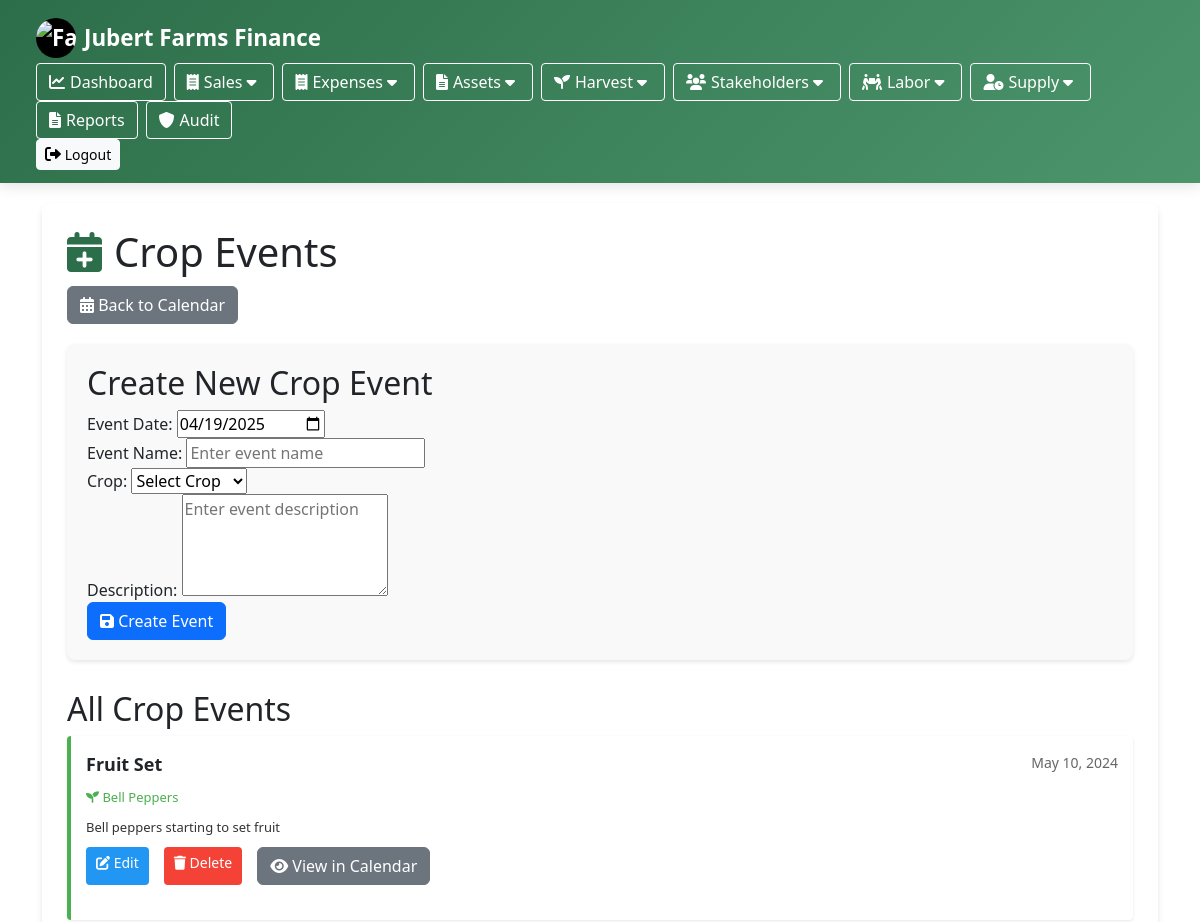
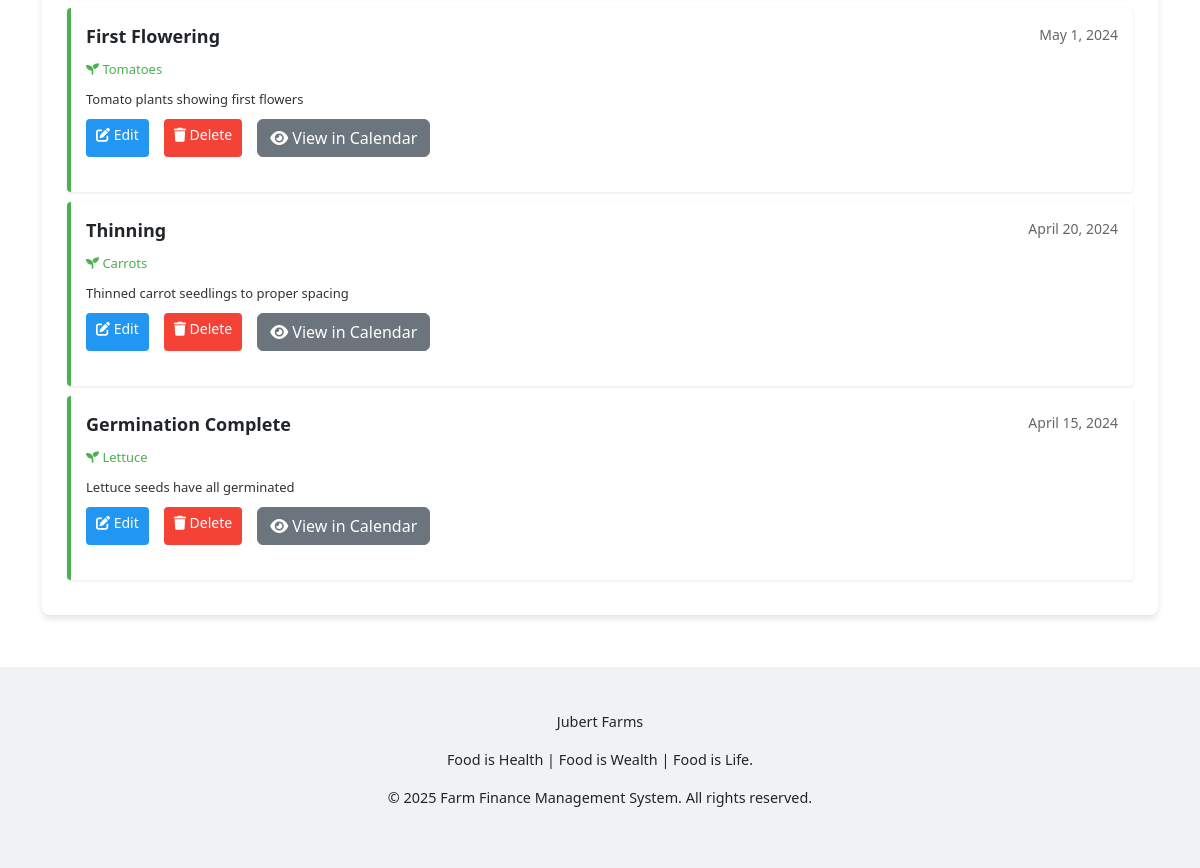
Screenshot of /crop_events.php (signed in) with the database file from the repository (2 pictures, top to bottom).
### tables this page shows
CREATE TABLE crop_events (
    event_id INT AUTO_INCREMENT PRIMARY KEY,
    event_date DATE NOT NULL,
    event_name VARCHAR(255) NOT NULL,
    crop_id INT NOT NULL,
    description TEXT,
    FOREIGN KEY (crop_id) REFERENCES crops(crop_id) ON DELETE CASCADE
);

CREATE TABLE IF NOT EXISTS crops (
    crop_id INT AUTO_INCREMENT PRIMARY KEY,
    crop_name VARCHAR(100) NOT NULL,
    category_id INT,
    image_path VARCHAR(255),
    description TEXT,
    soil_requirements TEXT,
    watering_needs TEXT,
    sunlight_requirements VARCHAR(100),
    days_to_maturity VARCHAR(50),
    spacing_requirements VARCHAR(100),
    common_issues TEXT,
    notes TEXT,
    is_active BOOLEAN DEFAULT TRUE,
    created_at TIMESTAMP DEFAULT CURRENT_TIMESTAMP,
    updated_at TIMESTAMP DEFAULT CURRENT_TIMESTAMP ON UPDATE CURRENT_TIMESTAMP,
    FOREIGN KEY (category_id) REFERENCES crop_categories(category_id) ON DELETE SET NULL
);

### crop_events.php (the view, shortened to what this page needs)
<?php
include 'crop/calendar_functions.php';
$event_id = $event_date = $event_name = $crop_id = $description = '';
$events = [];
$sql = "SELECT e.*, c.crop_name FROM crop_events e
        INNER JOIN crops c ON e.crop_id = c.crop_id
        ORDER BY e.event_date DESC";
$result = $conn->query($sql);
if ($result && $result->num_rows > 0) {
    while ($row = $result->fetch_assoc()) {
        $events[] = $row;
    }
}
?>
<!DOCTYPE html>
<html lang="en">
<head>
    <link rel="stylesheet" href="assets/css/styles.css">
    <link rel="stylesheet" href="https://cdnjs.cloudflare.com/ajax/libs/font-awesome/5.15.4/css/all.min.css">
</head>
<body>
    <?php require_once 'views/header.php'; ?>
    <div class="container">
        <div class="content">
            <h1><i class="fas fa-calendar-plus"></i> Crop Events</h1>
            <div class="action-buttons">
                <a href="farm_calendar.php" class="btn btn-secondary"><i class="fas fa-calendar-alt"></i> Back to Calendar</a>
            </div>
            <div class="form-container">
                <h2><?php echo empty($event_id) ? 'Create New Crop Event' : 'Edit Crop Event'; ?></h2>
                <form method="post" action="crop_events.php">
                    <div class="form-group">
                        <label for="event_date">Event Date:</label>
                        <input type="date" id="event_date" name="event_date" value="<?php echo htmlspecialchars($event_date); ?>" required>
                    </div>
                    <div class="form-group">
                        <label for="event_name">Event Name:</label>
                        <input type="text" id="event_name" name="event_name" value="<?php echo htmlspecialchars($event_name); ?>" placeholder="Enter event name" required>
                    </div>
                    <div class="form-group">
                        <label for="crop_id">Crop:</label>
                        <select id="crop_id" name="crop_id" required>
                            <option value="">Select Crop</option>
                        </select>
                    </div>
                    <div class="form-group">
                        <label for="description">Description:</label>
                        <textarea id="description" name="description" rows="4" placeholder="Enter event description"><?php echo htmlspecialchars($description); ?></textarea>
                    </div>
                    <div class="form-group">
                        <button type="submit" class="btn btn-primary">
                            <i class="fas fa-save"></i> <?php echo empty($event_id) ? 'Create Event' : 'Update Event'; ?>
                        </button>
                    </div>
                </form>
            </div>
            <div class="events-list">
                <h2>All Crop Events</h2>
                <?php if (empty($events)): ?>
                    <p>No crop events found.</p>
                <?php else: ?>
                    <?php foreach ($events as $event): ?>
                        <div class="event-item">
                            <div class="event-header">
                                <div class="event-name"><?php echo htmlspecialchars($event['event_name']); ?></div>
                                <div class="event-date"><?php echo date('F j, Y', strtotime($event['event_date'])); ?></div>
                            </div>
                            <div class="event-crop">
                                <i class="fas fa-seedling"></i> <?php echo htmlspecialchars($event['crop_name']); ?>
                            </div>
                            <?php if (!empty($event['description'])): ?>
                                <div class="event-description"><?php echo htmlspecialchars($event['description']); ?></div>
                            <?php endif; ?>
                            <div class="action-buttons">
                                <a href="crop_events.php?edit=<?php echo $event['event_id']; ?>" class="btn-edit">
                                    <i class="fas fa-edit"></i> Edit
                                </a>
                                <a href="crop_events.php?delete=<?php echo $event['event_id']; ?>" class="btn-delete" onclick="return confirm('Are you sure you want to delete this event?')">
                                    <i class="fas fa-trash"></i> Delete
                                </a>
                                <a href="farm_calendar.php?view=day&year=<?php echo date('Y', strtotime($event['event_date'])); ?>&month=<?php echo date('m', strtotime($event['event_date'])); ?>&day=<?php echo date('d', strtotime($event['event_date'])); ?>" class="btn btn-secondary">
                                    <i class="fas fa-eye"></i> View in Calendar
                                </a>
                            </div>
                        </div>
                    <?php endforeach; ?>
                <?php endif; ?>
            </div>
        </div>
    </div>
    <?php require_once 'views/footer.php'; ?>
</body>
</html>

### assets/css/styles.css (style rules this page uses)
:root { --primary-color: #4CAF50; --primary-light: #83c686; --primary-dark: #3b8e3f; --secondary-color: #2196F3; --accent-color: #ff9800; --danger-color: #f44336; --success-color: #4CAF50; --warning-color: #ff9800; --text-color: #333; --text-light: #666; --background-light: #f8f9fa; --border-color: #e0e0e0; --shadow: 0 4px 6px rgba(0,0,0,0.1); --transition: all 0.3s ease; --border-radius: 8px; }
body { font-family: 'Segoe UI', Roboto, 'Helvetica Neue', Arial, sans-serif; color: var(--text-color); background-color: #f5f7f9; margin: 0; padding: 0; line-height: 1.6; }
.container { max-width: 1400px; margin: 0 auto; padding: 20px; }
.content { background-color: white; border-radius: var(--border-radius); box-shadow: var(--shadow); padding: 25px; }
h1 { color: var(--primary-dark); margin-bottom: 24px; font-weight: 600; display: flex; align-items: center; gap: 12px; }
h1 i { color: var(--primary-color); }
h2, h3, h4 { color: var(--primary-dark); font-weight: 500; }
.btn { border-radius: var(--border-radius); padding: 10px 16px; font-weight: 500; text-decoration: none; display: inline-flex; align-items: center; gap: 8px; transition: var(--transition); border: none; cursor: pointer; font-size: 14px; }
.btn i { font-size: 16px; }
.btn-primary { background-color: var(--primary-color); color: white; }
.btn-secondary { background-color: #eaeaea; color: var(--text-color); }
.action-buttons { display: flex; gap: 10px; margin-bottom: 20px; flex-wrap: wrap; }
.event-item { margin-bottom: 6px; padding: 6px 8px; border-radius: 4px; font-size: 13px; white-space: nowrap; overflow: hidden; text-overflow: ellipsis; cursor: pointer; transition: var(--transition); box-shadow: 0 1px 2px rgba(0,0,0,0.05); }
.event-date { font-size: 12px; color: var(--text-light); margin-bottom: 4px; }

### crop_events.php (style rules this page uses)
.form-container { background-color: #f9f9f9; border-radius: 8px; padding: 20px; margin-bottom: 20px; box-shadow: 0 2px 4px rgba(0, 0, 0, 0.1); }
.events-list { margin-top: 30px; }
.event-item { background-color: #fff; border-left: 4px solid #4CAF50; padding: 15px; margin-bottom: 10px; border-radius: 4px; box-shadow: 0 1px 3px rgba(0, 0, 0, 0.1); }
.event-header { display: flex; justify-content: space-between; align-items: center; margin-bottom: 10px; }
.event-name { font-weight: bold; font-size: 18px; }
.event-date { color: #666; font-size: 14px; }
.event-crop { color: #4CAF50; margin-bottom: 10px; }
.event-description { color: #333; line-height: 1.5; }
.action-buttons { margin-top: 10px; }
.btn-edit, .btn-delete { padding: 5px 10px; margin-right: 5px; border-radius: 4px; text-decoration: none; font-size: 14px; }
.btn-edit { background-color: #2196F3; color: white; }
.btn-delete { background-color: #f44336; color: white; }

### views/header.php (style rules this page uses)
:root { --primary-color: #2c6e49; --secondary-color: #4c956c; --accent-color: #fefee3; --light-color: #f0f3f5; --dark-color: #1a3a1a; }

### views/footer.php (style rules this page uses)
:root { --primary-color: #2c6e49; --secondary-color: #4c956c; --accent-color: #fefee3; --light-color: #f0f3f5; --dark-color: #1a3a1a; }

### rows the page displays
crop_events: event_name "Fruit Set", event_date "May 10, 2024", crop.crop_name "Bell Peppers", description "Bell peppers starting to set fruit"
crop_events: event_name "First Flowering", event_date "May 1, 2024", crop.crop_name "Tomatoes", description "Tomato plants showing first flowers"
crop_events: event_name "Thinning", event_date "April 20, 2024", crop.crop_name "Carrots", description "Thinned carrot seedlings to proper spacing"
crop_events: event_name "Germination Complete", event_date "April 15, 2024", crop.crop_name "Lettuce", description "Lettuce seeds have all germinated"
